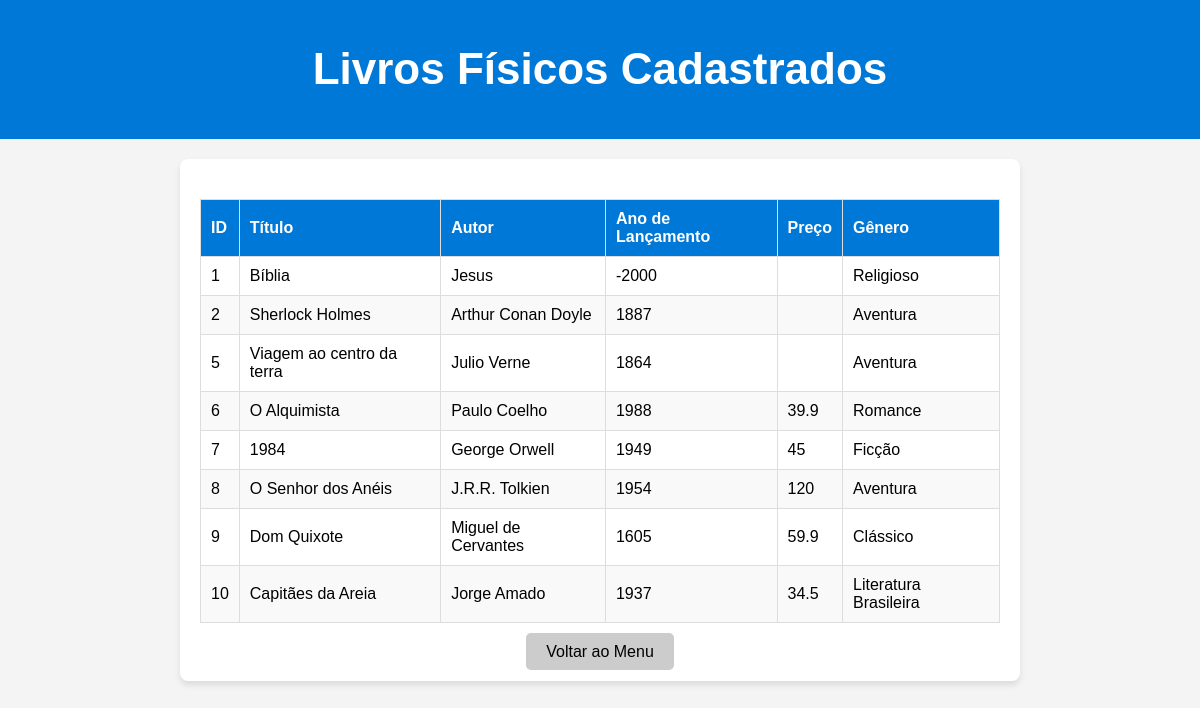
Screenshot of /views/livro_fisico/listar_livros_fisicos.php with the database file from the repository.
### tables this page shows
CREATE TABLE `livrosfisicos` (
  `id` int(11) NOT NULL,
  `titulo` varchar(100) NOT NULL,
  `autor` varchar(100) NOT NULL,
  `lancamento` int(11) NOT NULL,
  `id_genero` int(11) NOT NULL,
  `preco` double DEFAULT NULL
);

CREATE TABLE `genero` (
  `id` int(11) NOT NULL,
  `nome` varchar(100) NOT NULL
);

### src/controllers/LivroFisicoController.php (called while the page is built, shortened)
<?php
class LivroFisicoController {
    public static function listarLivrosFisicos() {
        $conexao = Conexao::conectar();
        $sql = "SELECT lf.*, g.nome AS nome_genero
                FROM livrosfisicos lf
                JOIN genero g ON lf.id_genero = g.id";
        $stmt = $conexao->prepare($sql);
        $stmt->execute();
        return $stmt->fetchAll(PDO::FETCH_ASSOC);
    }
}
?>

### views/livro_fisico/listar_livros_fisicos.php (the view, shortened to what this page needs)
<?php
include_once '../../src/controllers/LivroFisicoController.php';
try {
    $livros = LivroFisicoController::listarLivrosFisicos();
} catch (Exception $e) {
    $erro = "Erro ao listar livros físicos: " . htmlspecialchars($e->getMessage());
}
?>
<!DOCTYPE html>
<html lang="pt">
<head>
    <link rel="stylesheet" href="../../assets/css/styles.css">
</head>
<body>
    <header>
        <h1>Livros Físicos Cadastrados</h1>
    </header>
    <main class="list-container">
        <?php if (isset($erro)): ?>
            <p class="error"><?= $erro ?></p>
        <?php elseif (empty($livros)): ?>
            <p class="info">Nenhum livro físico cadastrado.</p>
        <?php else: ?>
            <table class="table">
                <thead>
                    <tr>
                        <th>ID</th>
                        <th>Título</th>
                        <th>Autor</th>
                        <th>Ano de Lançamento</th>
                        <th>Preço</th>
                        <th>Gênero</th>
                    </tr>
                </thead>
                <tbody>
                    <?php foreach ($livros as $livro): ?>
                        <tr>
                            <td><?= htmlspecialchars($livro['id']) ?></td>
                            <td><?= htmlspecialchars($livro['titulo']) ?></td>
                            <td><?= htmlspecialchars($livro['autor']) ?></td>
                            <td><?= htmlspecialchars($livro['lancamento']) ?></td>
                            <td><?= htmlspecialchars($livro['preco']) ?></td>
                            <td><?= htmlspecialchars($livro['nome_genero']) ?></td>
                        </tr>
                    <?php endforeach; ?>
                </tbody>
            </table>
        <?php endif; ?>
        <div class="actions">
            <a href="../../index.html" class="btn-secondary">Voltar ao Menu</a>
        </div>
    </main>
</body>
</html>

### assets/css/styles.css (style rules this page uses)
body { font-family: Arial, sans-serif; margin: 0; padding: 0; background-color: #f4f4f4; text-align: center; }
header { background-color: #0078d7; color: white; padding: 15px; font-size: 22px; }
.btn-secondary { background-color: #ccc; color: black; padding: 10px 20px; border-radius: 5px; text-decoration: none; font-size: 16px; transition: background-color 0.3s; }
.list-container { max-width: 800px; margin: 20px auto; padding: 20px; background-color: white; border-radius: 8px; box-shadow: 0 4px 6px rgba(0, 0, 0, 0.1); }
.table { width: 100%; border-collapse: collapse; margin-top: 20px; }
.table th, .table td { border: 1px solid #ddd; padding: 10px; text-align: left; }
.table th { background-color: #0078d7; color: white; }
.table tr:nth-child(even) { background-color: #f9f9f9; }
.actions { text-align: center; margin-top: 20px; }
.actions .btn-secondary { background-color: #ccc; color: black; padding: 10px 20px; border-radius: 5px; text-decoration: none; font-size: 16px; transition: background-color 0.3s; }

### rows the page displays
livrosfisicos: id "1", titulo "Bíblia", autor "Jesus", lancamento "-2000", id_genero.nome "Religioso"
livrosfisicos: id "2", titulo "Sherlock Holmes", autor "Arthur Conan Doyle", lancamento "1887", id_genero.nome "Aventura"
livrosfisicos: id "5", titulo "Viagem ao centro da terra", autor "Julio Verne", lancamento "1864", id_genero.nome "Aventura"
livrosfisicos: id "6", titulo "O Alquimista", autor "Paulo Coelho", lancamento "1988", preco "39.9", id_genero.nome "Romance"
livrosfisicos: id "7", titulo "1984", autor "George Orwell", lancamento "1949", preco "45", id_genero.nome "Ficção"
livrosfisicos: id "8", titulo "O Senhor dos Anéis", autor "J.R.R. Tolkien", lancamento "1954", preco "120", id_genero.nome "Aventura"
livrosfisicos: id "9", titulo "Dom Quixote", autor "Miguel de Cervantes", lancamento "1605", preco "59.9", id_genero.nome "Clássico"
livrosfisicos: id "10", titulo "Capitães da Areia", autor "Jorge Amado", lancamento "1937", preco "34.5", id_genero.nome "Literatura Brasileira"
